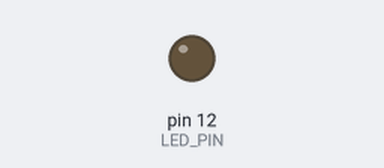
Simulated run of this program. Board: Raspberry Pi (header pin numbers). Shown: output pins drawn as LEDs (lit = HIGH).

Above: at 0.05 s.
At 0.95 s:
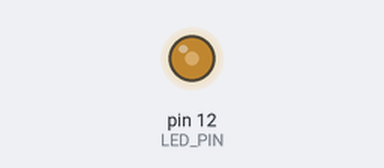
At 1.9 s:
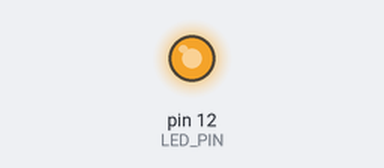
At 3.8 s:
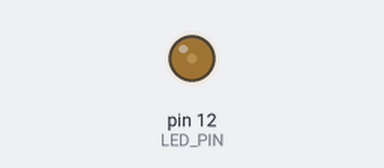
Timing chart, 0 to 5.5 s (numbered marks = the images above):
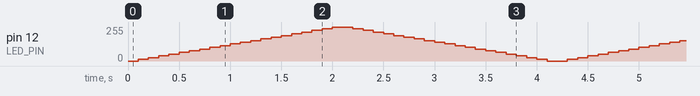

The program:

ledpwm.py
```python
#!/usr/bin/env python

import time
import RPi.GPIO as GPIO

LED_PIN = 12
GPIO.setmode(GPIO.BOARD)
GPIO.setup(LED_PIN, GPIO.OUT)

pwm = GPIO.PWM(LED_PIN, 50)
pwm.start(0)

while True:
	for dc in range(0, 101, 5):
		pwm.ChangeDutyCycle(dc)
		time.sleep(0.1)
	for dc in range(100, -1, -5):
		pwm.ChangeDutyCycle(dc)
		time.sleep(0.1)

pwm.stop()
GPIO.cleanup()
```
